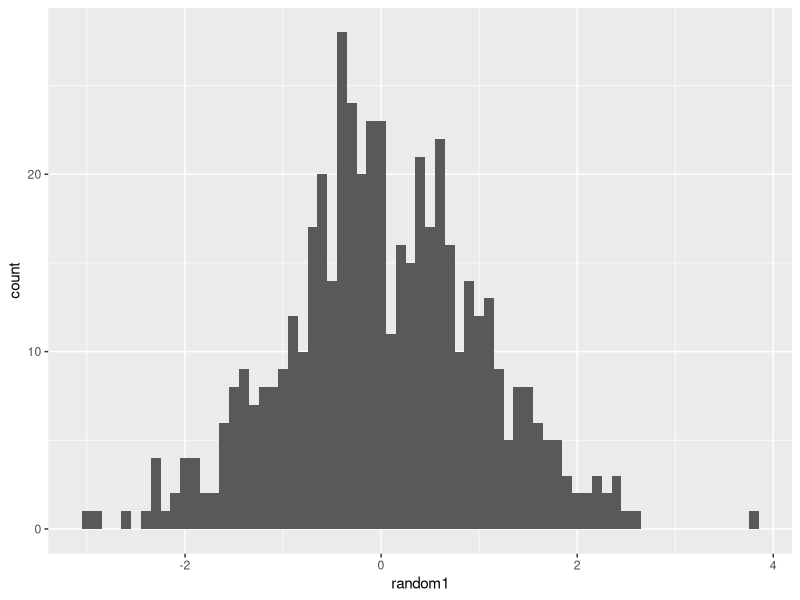

The R script that drew this image:
## ---- chunk 1
print("Hello Git from Markdown file")
## ---- chunk 2
library(tidyverse)
library(ggplot2)
## ---- chunk 3
set.seed(1)
random1 <- rnorm(500)
data.frame(random1) %>% 
  ggplot(aes(random1)) +
  geom_histogram(binwidth = .1)
